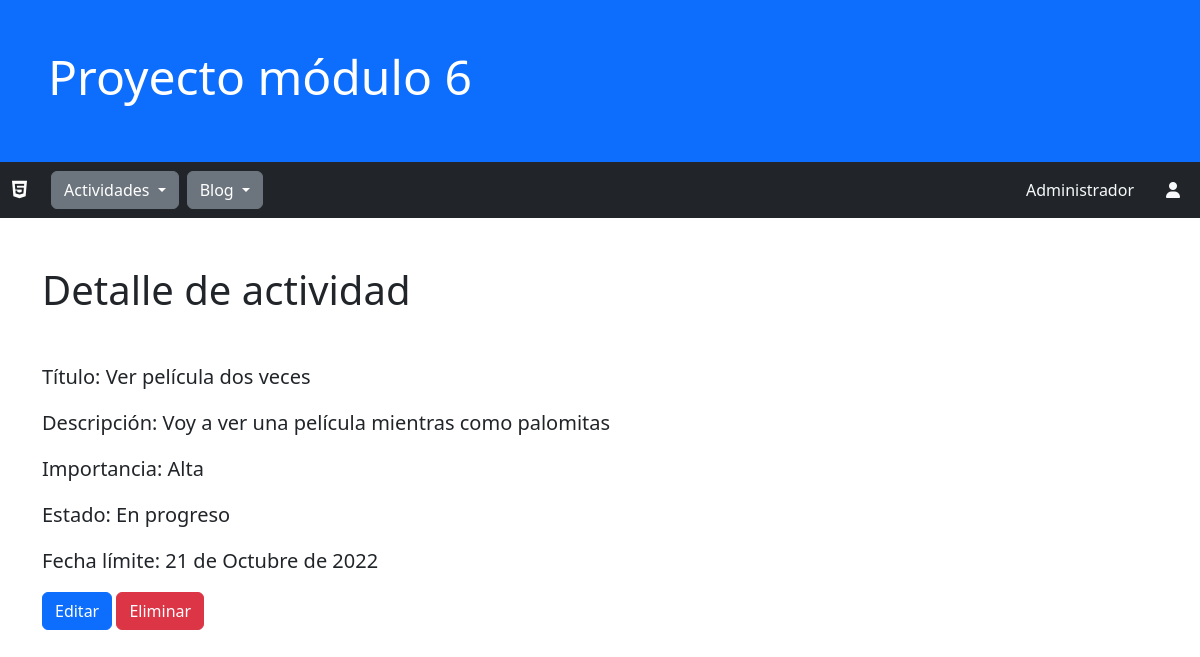
Page /detalle/2/ on the committed database.
### actividades/models.py (models this page shows, shortened)
class Actividad(models.Model):
    titulo = models.CharField(max_length=256, null=False, verbose_name="título")
    descripcion = models.TextField(verbose_name="descripción")
    fecha_inicio = models.DateField()
    fecha_limite = models.DateField(verbose_name="fecha límite")
    importancia = models.ForeignKey(EtiquetaImportancia, on_delete=models.CASCADE)
    estado = models.ForeignKey(EtiquetaEstado, on_delete=models.CASCADE)
    fecha_creacion = models.DateTimeField(auto_now_add=True, verbose_name="fecha creación")
    fecha_actualizacion = models.DateTimeField(auto_now=True, verbose_name="fecha actualización")
    class Meta:
        verbose_name_plural="Actividades"
        ordering = ['fecha_creacion']

class EtiquetaImportancia(models.Model):
    titulo = models.CharField(max_length=32, null=False, verbose_name="título")
    fecha_creacion = models.DateTimeField(auto_now_add=True, verbose_name="fecha creación")
    def __str__(self):
        return self.titulo
    class Meta:
        verbose_name_plural="Etiquetas de importancia"

class EtiquetaEstado(models.Model):
    titulo = models.CharField(max_length=32, null=False, verbose_name="título")
    fecha_creacion = models.DateTimeField(auto_now_add=True, verbose_name="fecha creación")
    def __str__(self):
        return self.titulo
    class Meta:
        verbose_name_plural="Etiquetas de estado"

### actividades/views.py (the view)
# urls.py: path('detalle/<int:pk>/', views.ActividadesDetalle.as_view(), name='detalle' ),
class ActividadesDetalle(DetailView):
    model = Actividad
    template_name = 'actividades/detalle.html'

### actividades/templates/actividades/detalle.html (shortened to what this page needs)
{% extends 'actividades/base.html' %}
{% block contenido %}
<div class="container my-5">
    <h1 class="display-6">Detalle de actividad</h1>
</div>
<div class="container">
    <p class="lead"><strong>Título: </strong>{{actividad.titulo}}</p>
    <p class="lead"><strong>Descripción: </strong>{{actividad.descripcion}}</p>
    <p class="lead"><strong>Importancia: </strong>{{actividad.importancia}}</p>
    <p class="lead"><strong>Estado: </strong>{{actividad.estado}}</p>
    <p class="lead"><strong>Fecha límite: </strong>{{actividad.fecha_limite}}</p>
    <a class="btn btn-primary" href="{% url 'actividades:editar' actividad.id %}">Editar</a>
    <a class="btn btn-danger" href="{% url 'actividades:eliminar' actividad.id %}">Eliminar</a>
</div>
{% endblock %}

### rows in the picture
Actividad: titulo "Ver película dos veces", descripcion "Voy a ver una película mientras como palomitas", importancia "Alta", estado "En progreso", fecha_limite "21 de Octubre de 2022"
